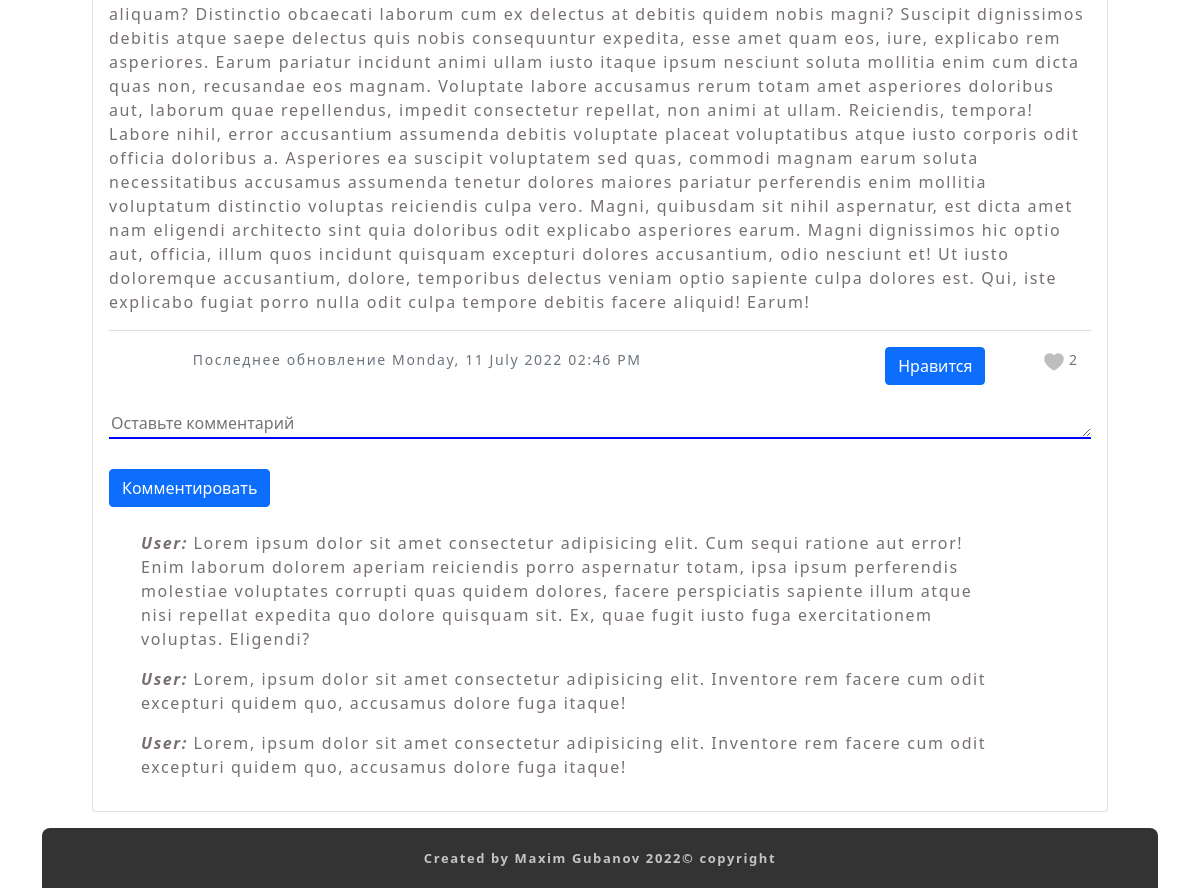
Page /post/11 (lower part) on the earlier database version.
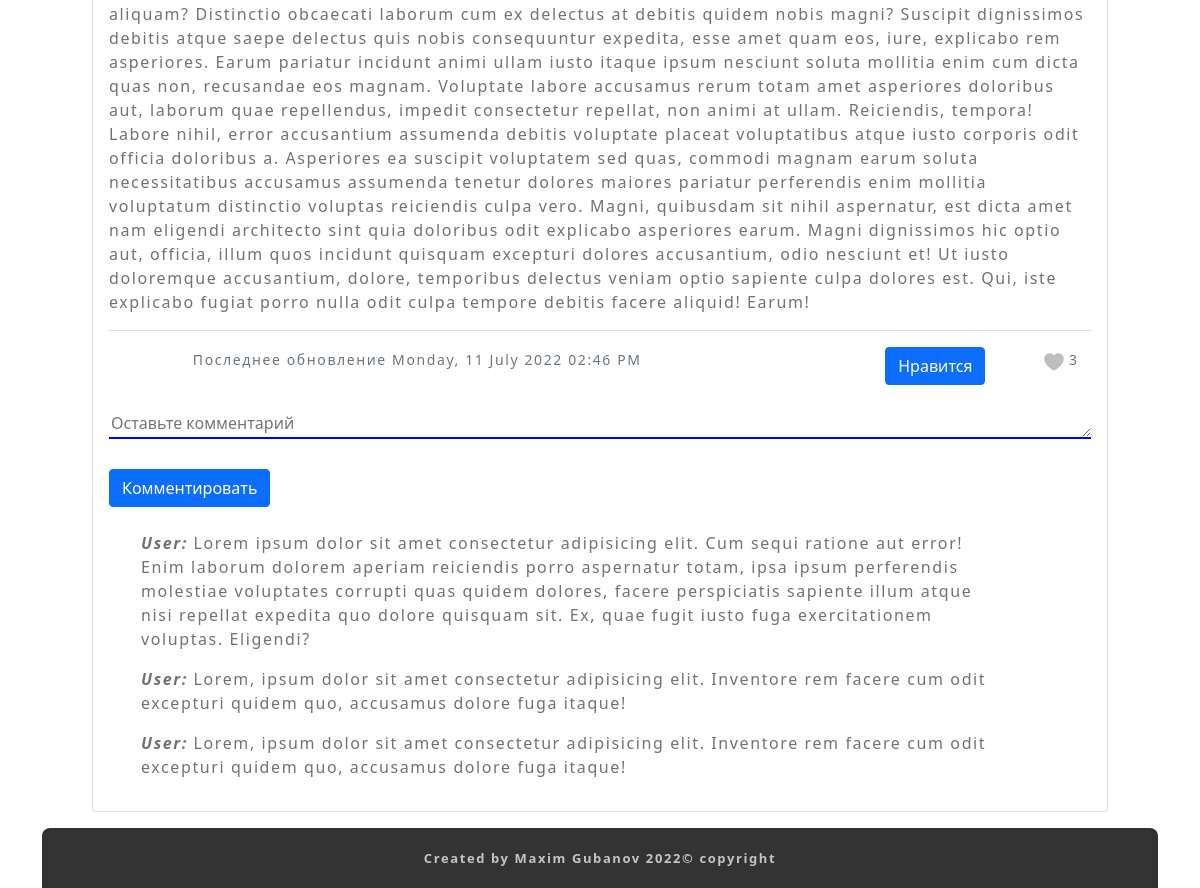
Same page on the later database version.
### flask_Gubanov_project/models.py (models this page shows, shortened)
class Post(db.Model):
    id = db.Column(db.Integer, primary_key=True)
    title = db.Column(db.String(100), nullable=False)
    date_posted = db.Column(db.DateTime, nullable=False, default=datetime.utcnow)
    content = db.Column(db.Text, nullable=False)
    user_id = db.Column(db.Integer, db.ForeignKey('user.id'), nullable=False)
    total_likes = db.Column(db.Integer, nullable=True, default=0)
    likes = db.relationship('Like', backref='like')
    post_image = db.Column(db.String(20), nullable=False, default='post_default_img.png')

### flask_Gubanov_project/posts/routes.py (the view)
@posts.route("/post/<int:post_id>")
def post(post_id):
    post = Post.query.get_or_404(post_id)
    try:
        liked = Like.query.filter(Like.post_id == post_id, Like.username == current_user.username).first()
        return render_template('post.html', title=post.title, post=post, liked=liked)
    except AttributeError:
        return render_template('post.html', title=post.title, post=post)

### flask_Gubanov_project/templates/post.html (shortened to what this page needs)
{% extends "layout.html" %}
{% block content %}
    <div class="container text-left relative_block" style="width: 1040px;">
        <div class="card mb-3">
            <div class="card-body">
                <p class="card-text">{{ post.content }}</p>
                <hr>
                <div class="post_btns row justify-content-end">
                    <div class="col-8">
                        <p class="card-text">
                            <small class="text-muted">
                                Последнее обновление {{ post.date_posted.strftime('%A, %d %B %Y %I:%M %p') }}
                            </small>
                        </p>
                    </div>
                    {% if post.author == current_user %}
                        <div class="post_btn col-2 text-center">
                            <a href="{{ url_for('posts.update_post', post_id=post.id) }}" class="btn btn-primary">Редактировать</a>
                        </div>
                        <div class="post_btn col-2 text-center">
                            <form action="{{ url_for('posts.delete_post', post_id=post.id) }}" method="POST">
                              <input class="btn btn-danger" type="submit" value="Delete">
                            </form>
                        </div>
                    {% else %}
                        {% if liked %}
                            <div class="post_btn col-3 text-center">
                                <small class="text-muted">
                                    Вы уже поставили like
                                </small>
                            </div>
                        {% else %}
                            <div class="post_btn col-2 text-center">
                                <form action="{{ url_for('posts.like_post', post_id=post.id) }}" method="POST">
                                    <input class="btn btn-primary" type="submit" value="Нравится">
                                </form>
                            </div>
                        {% endif %}
                        <div class="col-1 text-center">
                            <small class="text-muted">
                                <img src="{{ url_for('static', filename='images/like_mini.png') }}" alt="">
                                {{ post.total_likes }}
                            </small>
                        </div>
                    {% endif %}
                </div><br>
                <form>
                    <textarea class="to-comment text-muted" rows="1" placeholder="Оставьте комментарий" maxlength="150"></textarea><br><br>
                    <input class="btn btn-primary" type="submit" value="Комментировать">
                </form><br>
                <div class="block-comments">
                    <ul>
                        <li>
                            <p class="comment">
                                <span>
                                    <a href="">User: </a>
                                </span>
                                Lorem ipsum dolor sit amet consectetur adipisicing elit. Cum sequi ratione aut error! Enim laborum dolorem aperiam reiciendis porro aspernatur totam, ipsa ipsum perferendis molestiae voluptates corrupti quas quidem dolores, facere perspiciatis sapiente illum atque nisi repellat expedita quo dolore quisquam sit. Ex, quae fugit iusto fuga exercitationem voluptas. Eligendi?</p>
                        </li>
                        <li>
                            <p class="comment"><span>User: </span>Lorem, ipsum dolor sit amet consectetur adipisicing elit. Inventore rem facere cum odit excepturi quidem quo, accusamus dolore fuga itaque!</p>
                        </li>
                        <li>
                            <p class="comment"><span>User: </span>Lorem, ipsum dolor sit amet consectetur adipisicing elit. Inventore rem facere cum odit excepturi quidem quo, accusamus dolore fuga itaque!</p>
                        </li>
                    </ul>
                </div>
            </div>
        </div>
    </div>
{% endblock content %}

Differences in the rows shown:
changed Post: total_likes "2" → "3"
